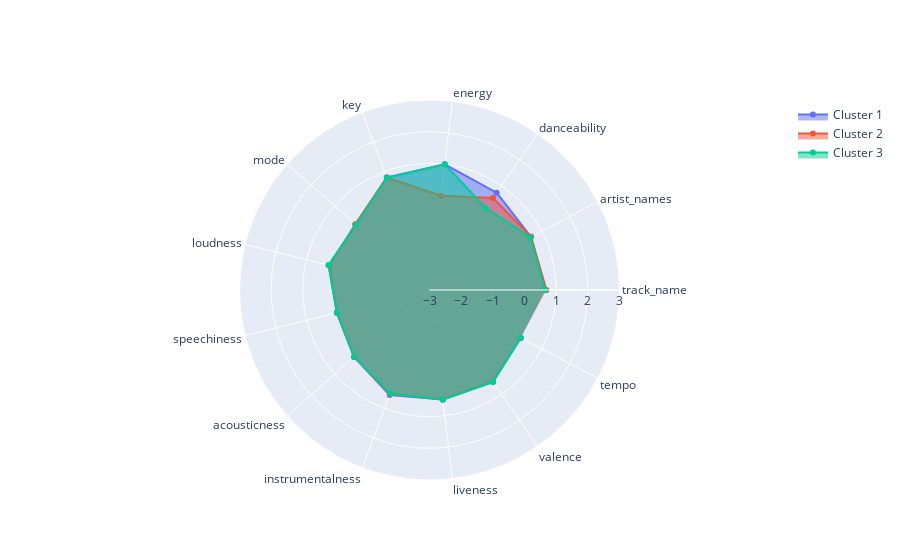

The notebook cell this image was saved under:
### Code cell
# Create radar chart
fig = go.Figure()

# Add a line for each cluster center
for i in range(optimal_k):
    fig.add_trace(go.Scatterpolar(
        r=kmeans.cluster_centers_[i],
        theta=charts.columns,
        fill='toself',
        name=f'Cluster {i+1}'
    ))

# Update layout
fig.update_layout(
    polar=dict(radialaxis=dict(visible=True, range=[-3, 3])),
    showlegend=True
)

fig.show()

### Figure 1 — Plotly figure (JSON) as saved in the notebook; plotly's stock layout.template omitted (floating-point values rounded to 4 significant figures)
{"data": [{"fill": "toself", "name": "Cluster 1", "r": [0.6542, 0.6169, 0.7329, 1.0, 0.8016, 0.1055, 0.2776, 0.01431, 0.1852, 0.5477, 0.4807, 0.5178, 0.2548], "theta": ["track_name", "artist_names", "danceability", "energy", "key", "mode", "loudness", "speechiness", "acousticness", "instrumentalness", "liveness", "valence", "tempo", "tempo_name", "duration_min"], "type": "scatterpolar"}, {"fill": "toself", "name": "Cluster 2", "r": [0.6939, 0.6234, 0.5307, -7.772e-16, 0.7987, 0.135, 0.2454, 0.01224, 0.1729, 0.5156, 0.4786, 0.5121, 0.2496], "theta": ["track_name", "artist_names", "danceability", "energy", "key", "mode", "loudness", "speechiness", "acousticness", "instrumentalness", "liveness", "valence", "tempo", "tempo_name", "duration_min"], "type": "scatterpolar"}, {"fill": "toself", "name": "Cluster 3", "r": [0.6495, 0.593, 0.1373, 1.0, 0.7901, 0.1091, 0.2849, 0.009552, 0.1812, 0.4984, 0.4935, 0.5322, 0.2532], "theta": ["track_name", "artist_names", "danceability", "energy", "key", "mode", "loudness", "speechiness", "acousticness", "instrumentalness", "liveness", "valence", "tempo", "tempo_name", "duration_min"], "type": "scatterpolar"}], "layout": {"polar": {"radialaxis": {"range": [-3, 3], "visible": true}}, "showlegend": true}}
